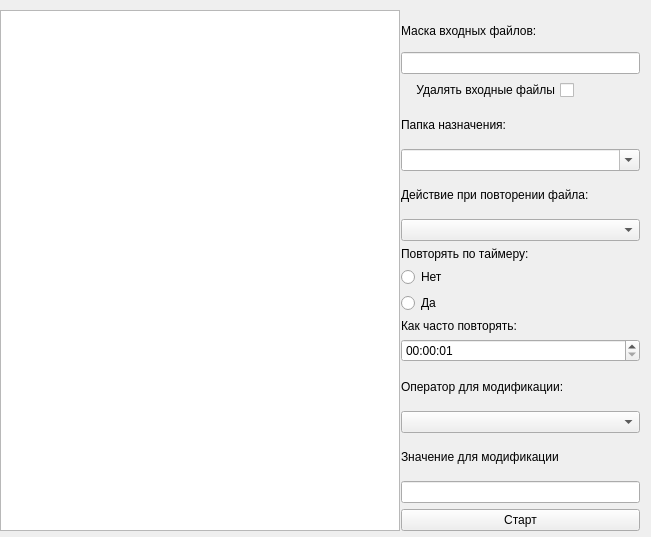
<?xml version="1.0" encoding="UTF-8"?>
<ui version="4.0">
 <class>Form</class>
 <widget class="QWidget" name="Form">
  <property name="geometry">
   <rect>
    <x>0</x>
    <y>0</y>
    <width>651</width>
    <height>537</height>
   </rect>
  </property>
  <property name="minimumSize">
   <size>
    <width>200</width>
    <height>0</height>
   </size>
  </property>
  <property name="windowTitle">
   <string>FileModifier</string>
  </property>
  <property name="windowOpacity">
   <double>1.000000000000000</double>
  </property>
  <widget class="QWidget" name="horizontalLayoutWidget">
   <property name="geometry">
    <rect>
     <x>0</x>
     <y>10</y>
     <width>640</width>
     <height>521</height>
    </rect>
   </property>
   <layout class="QHBoxLayout" name="horizontalLayout">
    <item>
     <widget class="QTextEdit" name="textEdit">
      <property name="minimumSize">
       <size>
        <width>400</width>
        <height>0</height>
       </size>
      </property>
     </widget>
    </item>
    <item>
     <layout class="QVBoxLayout" name="mainLayout">
      <item>
       <layout class="QVBoxLayout" name="maskLayout" stretch="0,0">
        <property name="spacing">
         <number>0</number>
        </property>
        <item>
         <widget class="QLabel" name="maskLabel">
          <property name="text">
           <string>Маска входных файлов:</string>
          </property>
         </widget>
        </item>
        <item>
         <widget class="QLineEdit" name="maskLineEdit"/>
        </item>
       </layout>
      </item>
      <item>
       <layout class="QVBoxLayout" name="deleteLayout">
        <property name="sizeConstraint">
         <enum>QLayout::SizeConstraint::SetDefaultConstraint</enum>
        </property>
        <property name="rightMargin">
         <number>66</number>
        </property>
        <item>
         <widget class="QCheckBox" name="deleteInCheckBox">
          <property name="cursor">
           <cursorShape>PointingHandCursor</cursorShape>
          </property>
          <property name="layoutDirection">
           <enum>Qt::LayoutDirection::RightToLeft</enum>
          </property>
          <property name="text">
           <string>Удалять входные файлы</string>
          </property>
         </widget>
        </item>
       </layout>
      </item>
      <item>
       <layout class="QVBoxLayout" name="destDirLayout">
        <item>
         <widget class="QLabel" name="destDirLabel">
          <property name="text">
           <string>Папка назначения:</string>
          </property>
         </widget>
        </item>
        <item>
         <widget class="QComboBox" name="destDirComboBox">
          <property name="editable">
           <bool>true</bool>
          </property>
          <property name="currentText">
           <string/>
          </property>
          <property name="placeholderText">
           <string>Выберите путь до папки назначения</string>
          </property>
         </widget>
        </item>
       </layout>
      </item>
      <item>
       <layout class="QVBoxLayout" name="onExistLayout">
        <item>
         <widget class="QLabel" name="actionOnExistLabel">
          <property name="text">
           <string>Действие при повторении файла:</string>
          </property>
         </widget>
        </item>
        <item>
         <widget class="QComboBox" name="actionOnExistComboBox">
          <property name="cursor">
           <cursorShape>PointingHandCursor</cursorShape>
          </property>
          <property name="editable">
           <bool>false</bool>
          </property>
          <property name="currentText">
           <string/>
          </property>
          <property name="currentIndex">
           <number>-1</number>
          </property>
          <property name="maxVisibleItems">
           <number>3</number>
          </property>
          <property name="maxCount">
           <number>3</number>
          </property>
         </widget>
        </item>
       </layout>
      </item>
      <item>
       <layout class="QVBoxLayout" name="repeatLayout">
        <item>
         <widget class="QLabel" name="needRepeatLabel">
          <property name="text">
           <string>Повторять по таймеру:</string>
          </property>
         </widget>
        </item>
        <item>
         <widget class="QRadioButton" name="repeatNoRadioButton">
          <property name="text">
           <string>Нет</string>
          </property>
         </widget>
        </item>
        <item>
         <widget class="QRadioButton" name="repeatYesRadioButton">
          <property name="text">
           <string>Да</string>
          </property>
         </widget>
        </item>
        <item>
         <layout class="QVBoxLayout" name="timerLayout">
          <item>
           <widget class="QLabel" name="repeatTimerLabel">
            <property name="text">
             <string>Как часто повторять:</string>
            </property>
           </widget>
          </item>
          <item>
           <widget class="QTimeEdit" name="repeatTimerTimeEdit">
            <property name="minimumTime">
             <time>
              <hour>0</hour>
              <minute>0</minute>
              <second>1</second>
             </time>
            </property>
            <property name="currentSection">
             <enum>QDateTimeEdit::Section::SecondSection</enum>
            </property>
            <property name="displayFormat">
             <string>HH:mm:ss</string>
            </property>
           </widget>
          </item>
         </layout>
        </item>
       </layout>
      </item>
      <item>
       <layout class="QVBoxLayout" name="operatorLayout">
        <item>
         <widget class="QLabel" name="modifierOperatorLabel">
          <property name="text">
           <string>Оператор для модификации:</string>
          </property>
         </widget>
        </item>
        <item>
         <widget class="QComboBox" name="modifierOperatorComboBox"/>
        </item>
       </layout>
      </item>
      <item>
       <layout class="QVBoxLayout" name="modifierlLayout">
        <item>
         <widget class="QLabel" name="modifierValueLabel">
          <property name="text">
           <string>Значение для модификации</string>
          </property>
         </widget>
        </item>
        <item>
         <widget class="QLineEdit" name="modifierValueLineEdit"/>
        </item>
       </layout>
      </item>
      <item>
       <widget class="QPushButton" name="pushButton">
        <property name="cursor">
         <cursorShape>PointingHandCursor</cursorShape>
        </property>
        <property name="text">
         <string>Старт</string>
        </property>
       </widget>
      </item>
     </layout>
    </item>
   </layout>
  </widget>
 </widget>
 <resources/>
 <connections/>
</ui>
